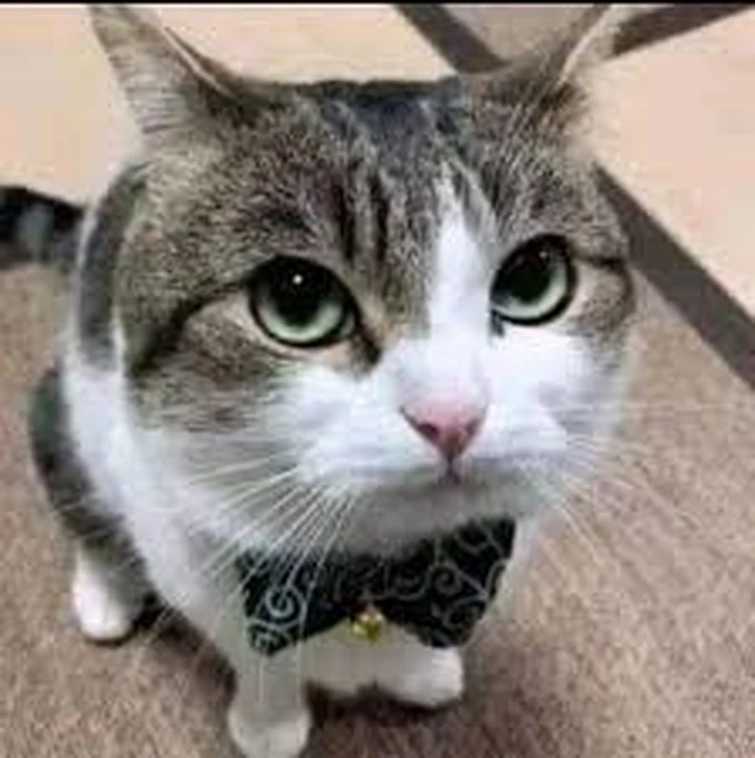
#> input picture cat.png, 755 x 758 px
$ jupyter execute 05.ipynb
#> lines starting #> are read from the running program, lines starting #| are printed output that depends on the picture
# Tugas Pertemuan Ke-5

Nama    : Noor Rizky Permana

NIM     : C030322027

#### Silahkan lanjutkan koding di bawah

[cell 1]
import cv2
import numpy as np

[cell 2]
img = cv2.imread("../cat.png",cv2.IMREAD_GRAYSCALE)
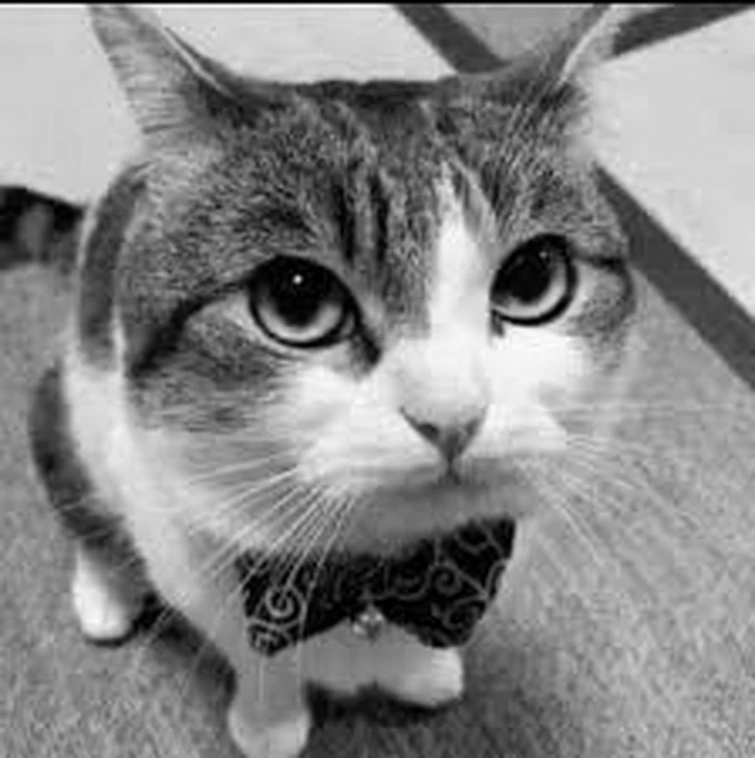
#> img: shape (758, 755); min 0, max 254, mean 134.4

kernel_blur = np.ones((3,3), np.float32) / 9

blurred = cv2.filter2D(img, -1, kernel_blur)

kernel_edge = np.array([
    [-1,-1,-1],
    [-1,8,-1],
    [-1,-1,-1]
], dtype=np.float32)

edge = cv2.filter2D(img, -1, kernel_edge)
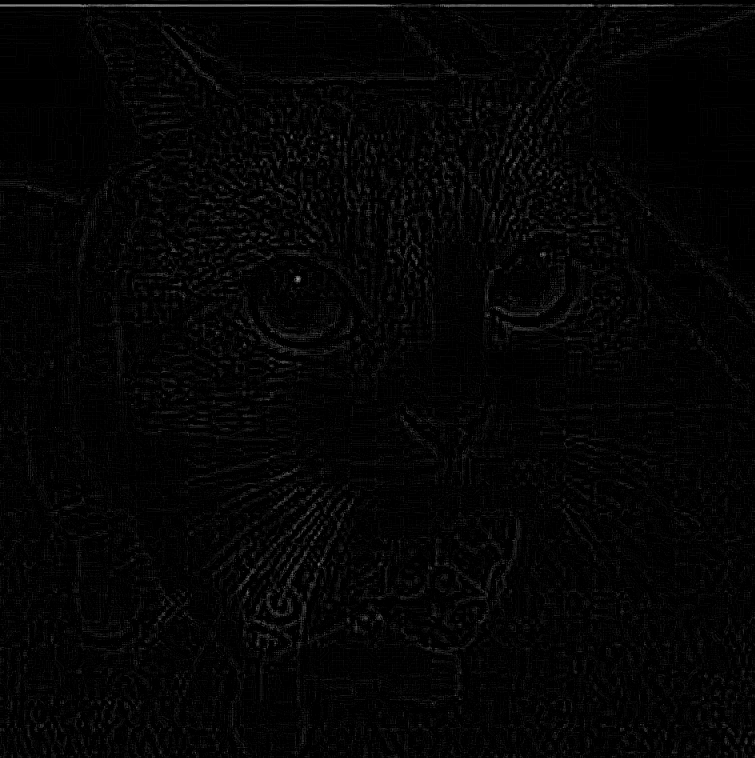
#> edge: shape (758, 755); min 0, max 155, mean 4.6

[cell 3]
(h,w) = img.shape[:2]
#> h = 758; w = 755

[cell 4]
center = (w // 2, h // 2)
#> center = (377, 379)
